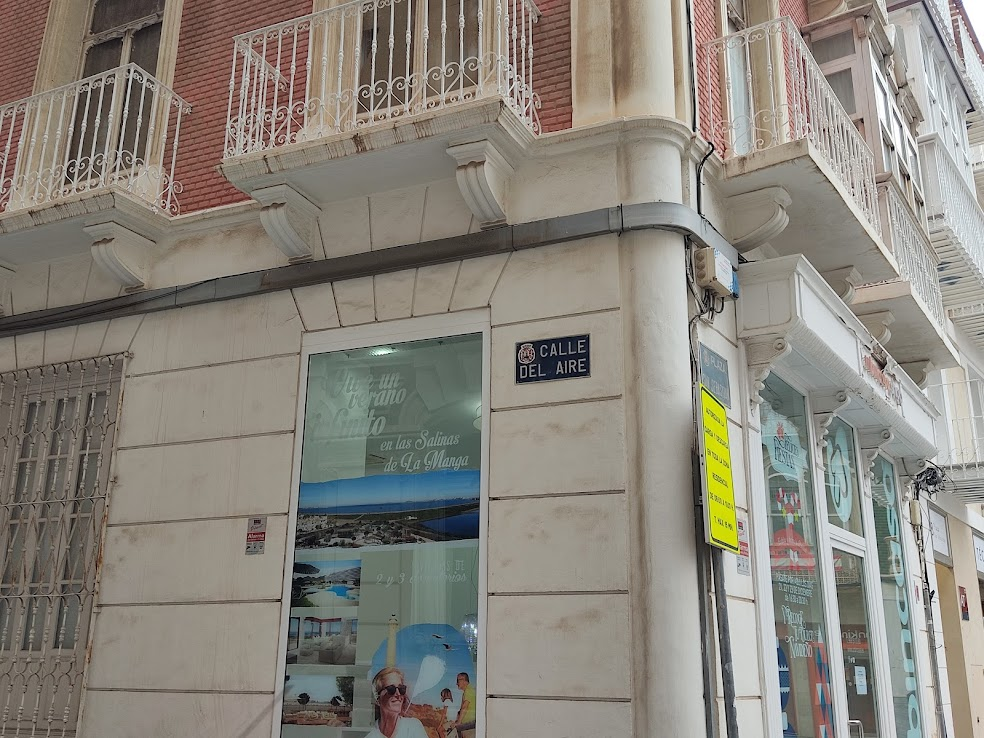
%> input picture morfologia/photos/img_test3.jpg, 984 x 738 px
$ octave pruebas.m   (GNU Octave 9; MATLAB toolbox functions it lacks are replaced by stand-ins)
%> lines starting %> are read from the running program, lines starting %| are printed output that depends on the picture
%% Pruebas iniciales
clc,
close all

% Abrimos la imagen de test
img_test = imread('./photos/img_test3.jpg');
%> img_test is the input picture: size 738x984x3 uint8; mean R, G, B 137.9, 133.4, 124.7
img_test = im2double(rgb2gray(img_test));      % rgb 2 gray
%> img_test: size 738x984 double
%img_test = mat2gray(img_test);

%figure, imshow(img_test)

% Negativo
img_test = imcomplement(img_test);

% Suavizado inicial
elem_struc = strel('disk', 2);
img_smooth = imopen(img_test, elem_struc);
img_smooth = imclose(img_smooth, elem_struc);

% TRY
% Dilatacion Vertical
elem1 = strel('rectangle', [10, 2]);
img_dilate1 = imdilate(img_test, elem1);
img_dilate1 = imfill(img_dilate1, 'holes');
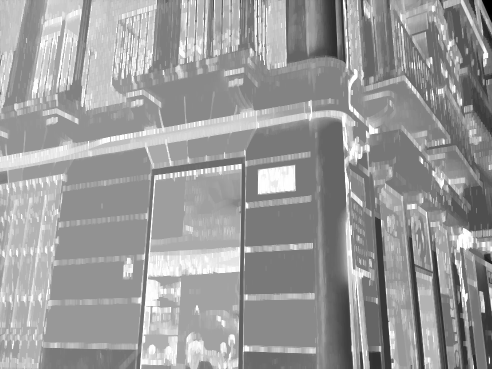
%> img_dilate1: size 738x984 double (shown at 1/2 size); min 0, max 1, mean 0.606

figure, imshow(img_dilate1)

% Dilatacion Horizontal
elem2 = strel('rectangle', [2, 10]);
img_dilate2 = imdilate(img_smooth, elem2);
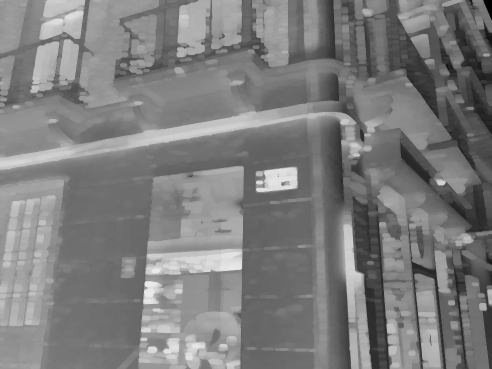
%> img_dilate2: size 738x984 double (shown at 1/2 size); min 0, max 0.918, mean 0.492
img_dilate2 = imfill(img_dilate2, 'holes');

figure, imshow(img_dilate2)

% Join dilatacion
img_dilate = img_dilate1 .* img_dilate2;
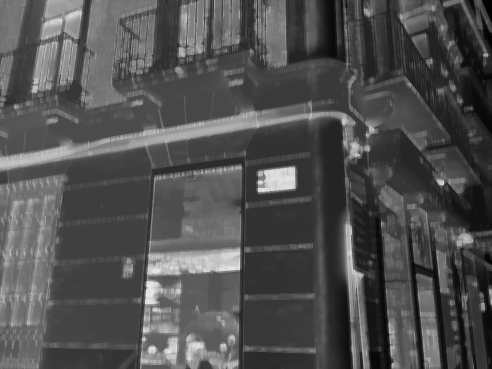
%> img_dilate: size 738x984 double (shown at 1/2 size); min 0, max 0.918, mean 0.318
figure, imshow(img_dilate)

% Absolute diff
img_absdiff = imabsdiff(img_test, img_dilate);

img_absdiff = img_absdiff >= 0.3;
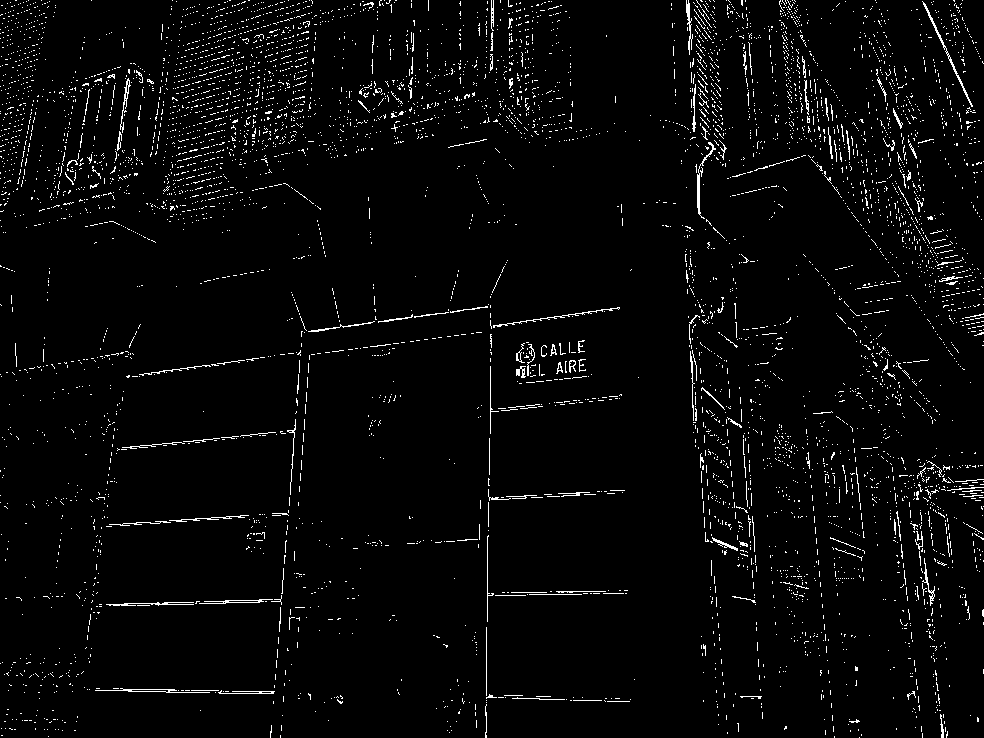
%> img_absdiff: size 738x984 logical; 3.1% white in thin lines or dots
figure, imshow(img_absdiff)

% Dilatacion
elem3 = strel('rectangle', [4, 20]);
img_dilate3 = imdilate(img_dilate, elem3);
img_dilate3 = imfill(img_dilate3, 'holes');
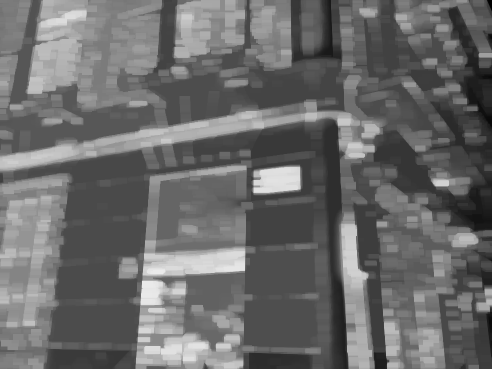
%> img_dilate3: size 738x984 double (shown at 1/2 size); min 1.54e-05, max 0.918, mean 0.419
figure, imshow(img_dilate3)

% Erosion
elem4 = strel('line', 50, 0);
img_line = imerode(img_dilate, elem4);
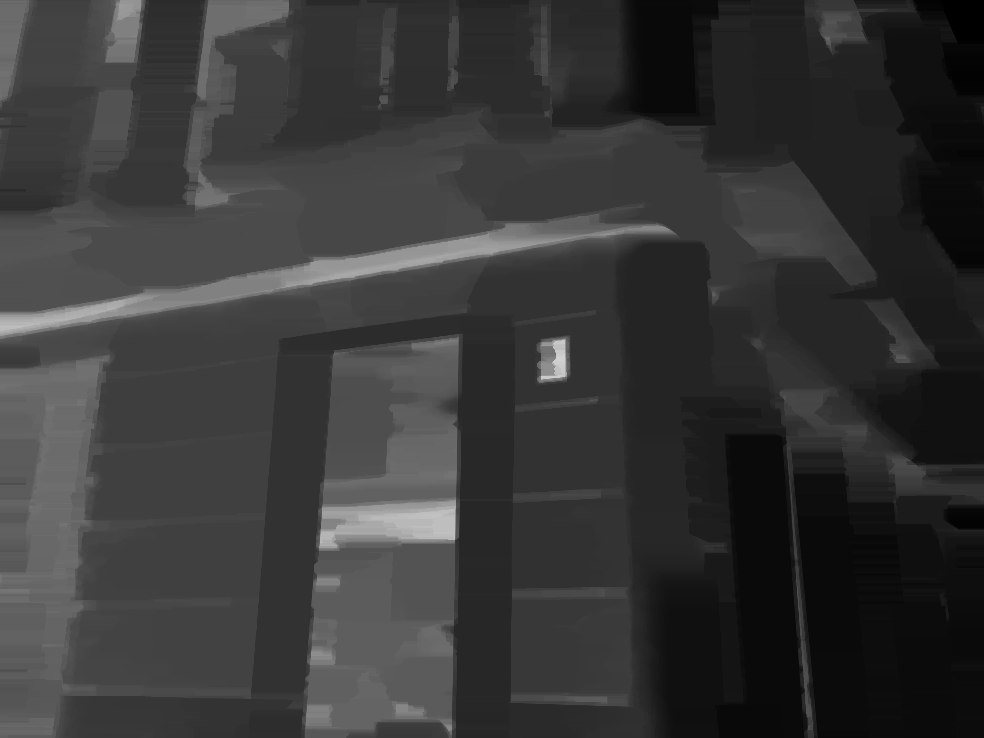
%> img_line: size 738x984 double; min 0, max 0.832, mean 0.218
figure, imshow(img_line)


% Busqueda de oscuros:
%elem_struc = strel('square', 5);
%img_mask = imopen(img_smooth, elem_struc);

% Umbralizamos la mascara
%T = 0.3;
%img_thress = img_mask <= T;
% Aplicamos su nivel de gris a los puntos umbralizados
%img_mask = img_mask .* img_thress;


% Obtenemos imagen final, despues de aplicar mascara
%> (the run ends here)

$ run again, with morfologia/photos/img_test1.jpg copied over morfologia/photos/img_test3.jpg
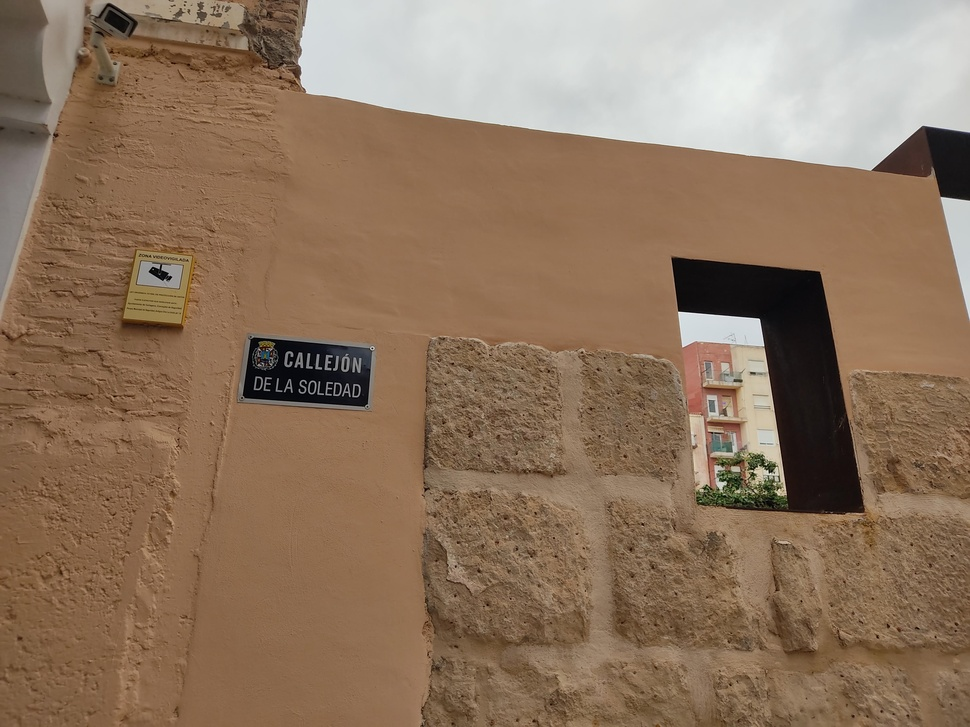
%> input picture morfologia/photos/img_test1.jpg, 970 x 727 px, shrunk from 4000 x 3000 before the run
%> img_test is the input picture: size 727x970x3 uint8; mean R, G, B 142.1, 117.3, 95.1
%> `img_absdiff = img_absdiff >= 0.3;`:
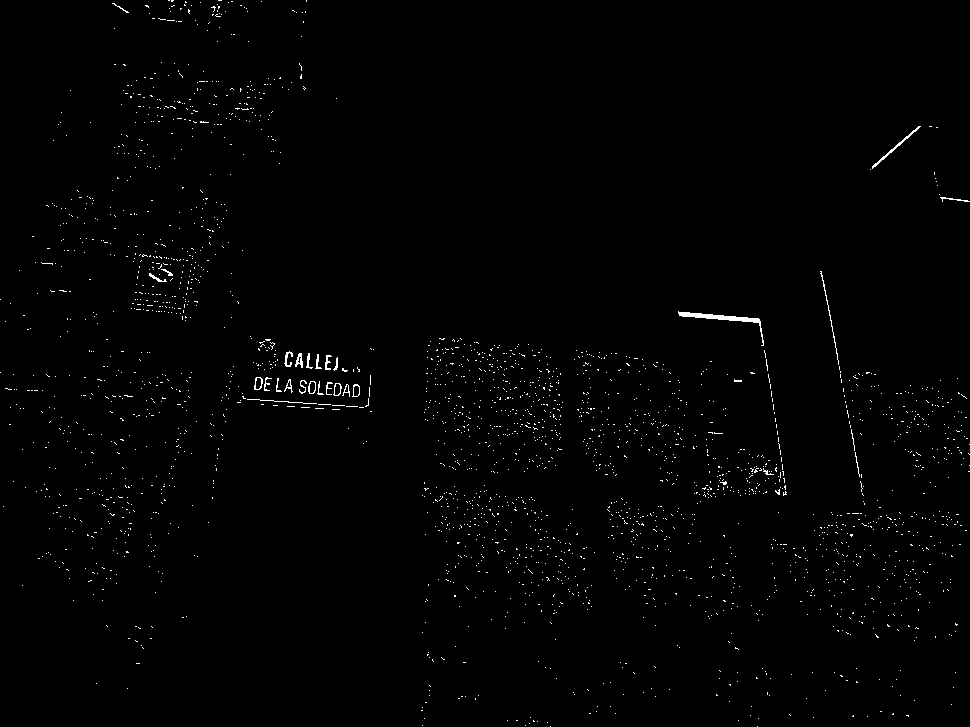
%> img_absdiff: size 727x970 logical; 0.85% white in thin lines or dots
%> `img_line = imerode(img_dilate, elem4);`:
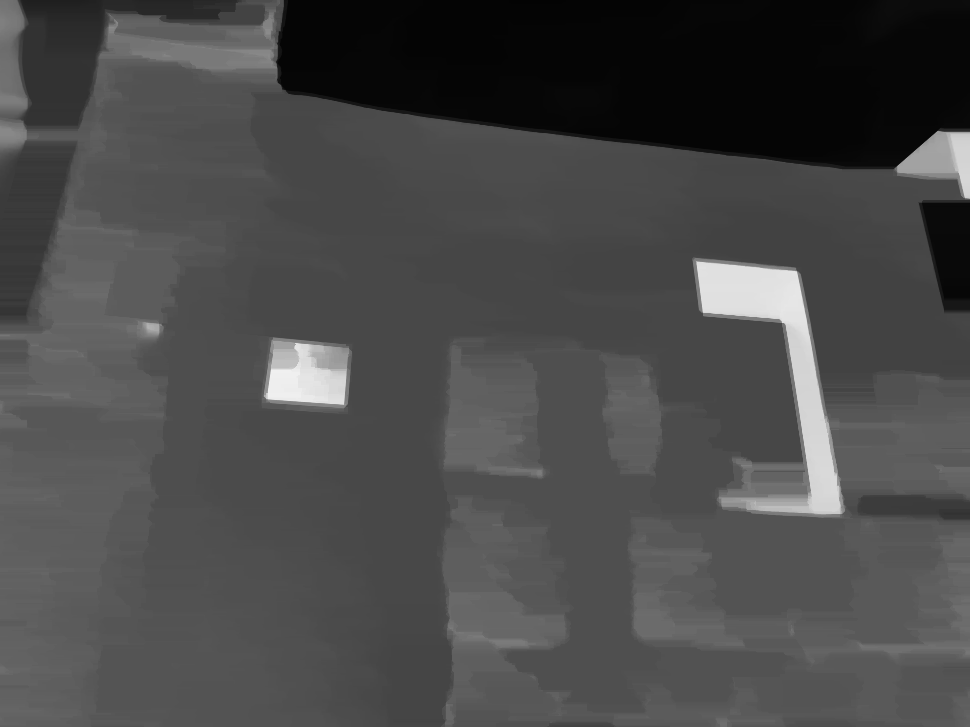
%> img_line: size 727x970 double; min 0.0148, max 0.942, mean 0.291

$ run again, with morfologia/photos/img_test10.jpg copied over morfologia/photos/img_test3.jpg
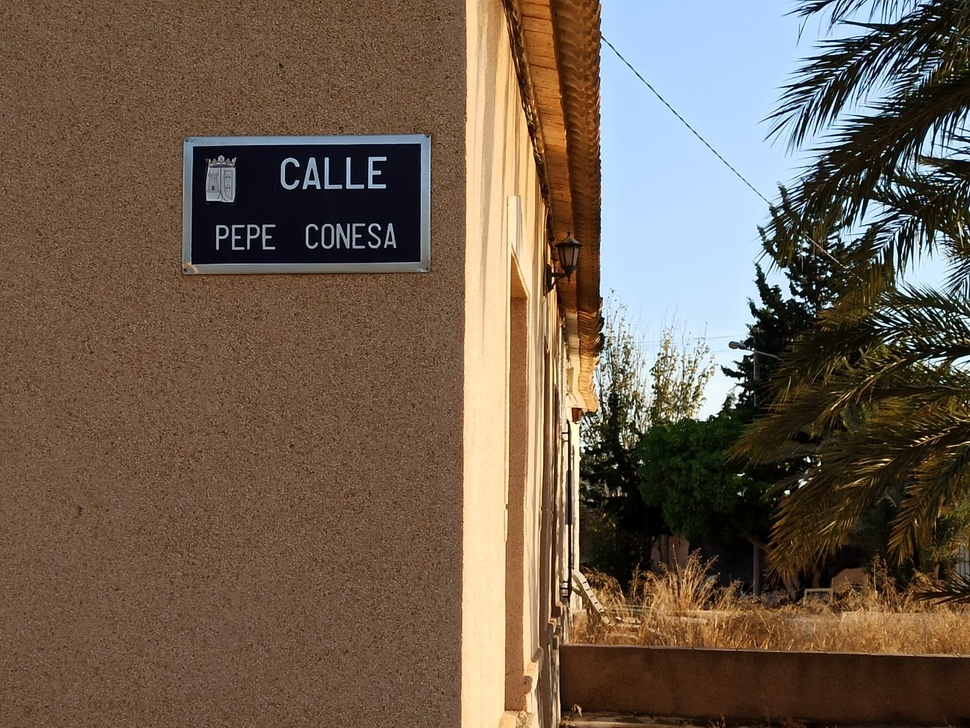
%> input picture morfologia/photos/img_test10.jpg, 970 x 728 px, shrunk from 1600 x 1201 before the run
%> img_test is the input picture: size 728x970x3 uint8; mean R, G, B 110.9, 95, 79.8
%> `img_absdiff = img_absdiff >= 0.3;`:
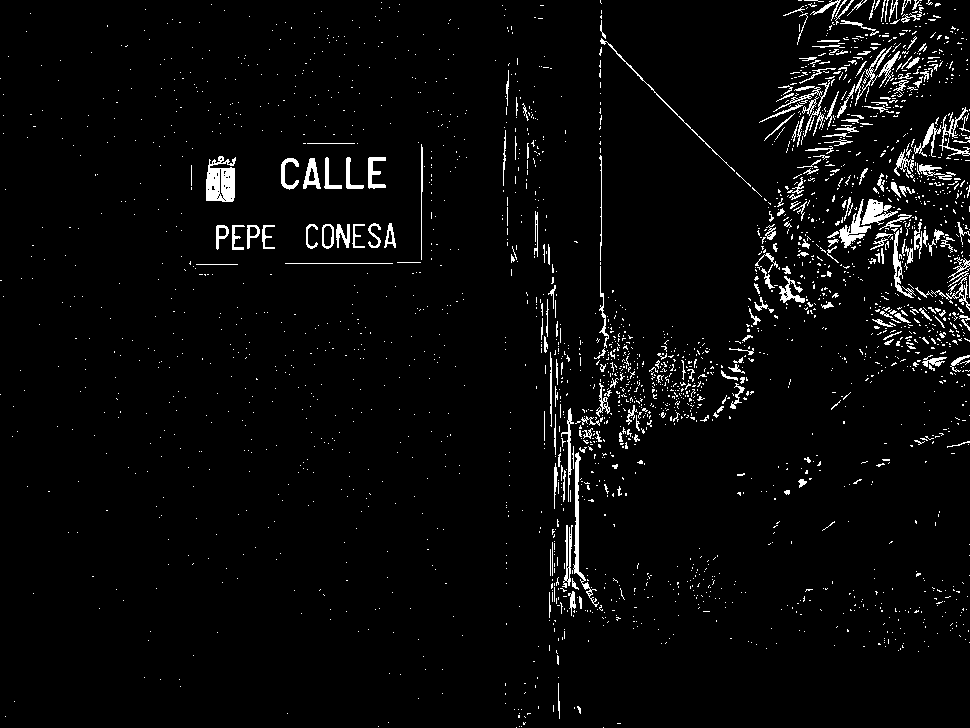
%> img_absdiff: size 728x970 logical; 3.6% white in thin lines or dots
%> `img_line = imerode(img_dilate, elem4);`:
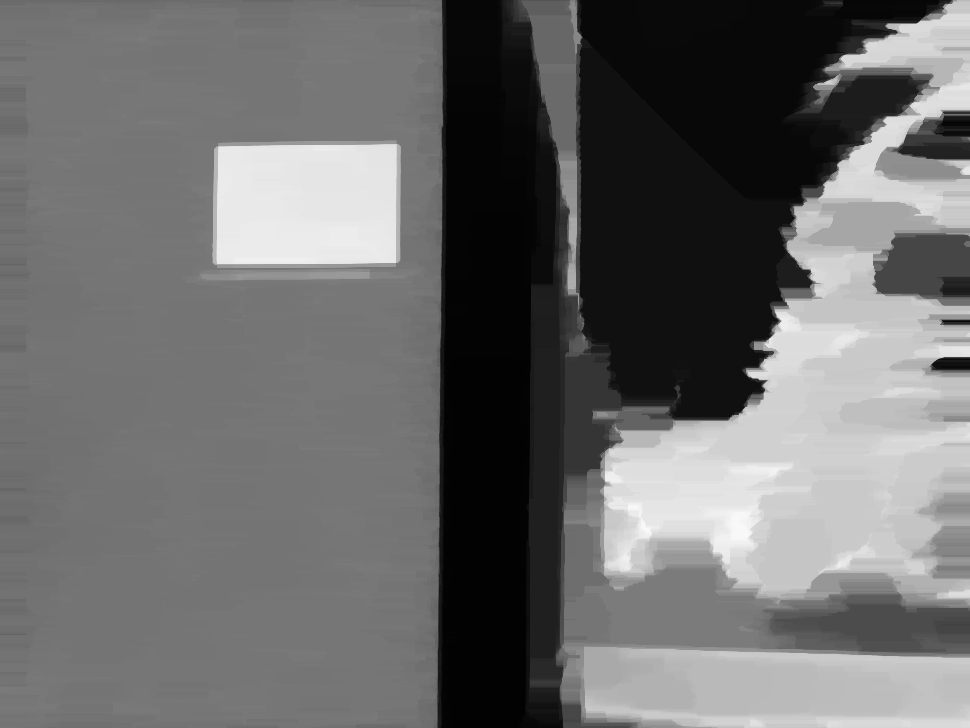
%> img_line: size 728x970 double; min 0.0112, max 0.984, mean 0.422
